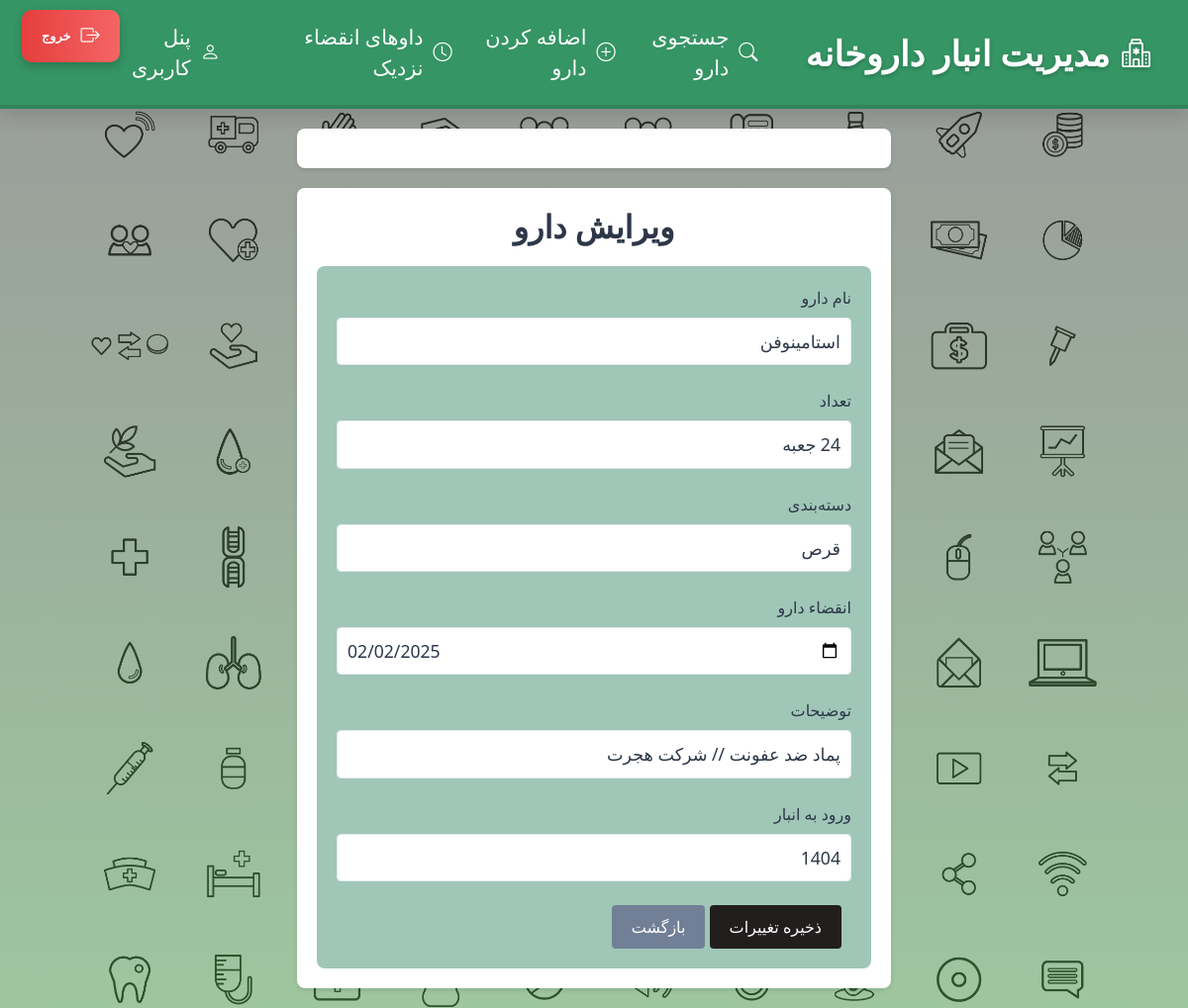
/edit-drug/36 (signed in), run on the app's committed database.
### index_module/models.py (models this page shows, shortened)
class Drugs(models.Model):
    name = models.CharField(max_length=200, verbose_name='نام دارو')
    category = models.CharField(max_length=200, verbose_name='دسته بندی دارو', null=True, blank=True)
    expiration_date = models.DateField(verbose_name='تاریخ انقضا دارو', null=True, blank=True)
    number = models.CharField(max_length=200 , verbose_name='تعداد دارو')
    description = models.CharField(max_length=400, verbose_name='توضیحات برای این دارو', null=True, blank=True)
    date_in_warehouse = models.CharField(max_length=200,verbose_name='تاریخ ورود دارو به انبار', null=True, blank=True)
    user = models.ForeignKey(settings.AUTH_USER_MODEL, on_delete=models.CASCADE, related_name='drugs', null=True)
    class Meta:
        verbose_name = 'داروها'
        verbose_name_plural = 'داروهای داروخانه'

### index_module/views.py (the view)
# urls.py: path('edit-drug/<int:pk>' , views.EditDrugView.as_view() , name = 'edit_drug'),
class EditDrugView(LoginRequiredMixin, UpdateView):
    model = Drugs
    form_class = DrugForm
    template_name = 'index_module/edit_drug.html'
    success_url = reverse_lazy('search_drug')
    def get_queryset(self):
        return Drugs.objects.filter(user=self.request.user)
    def get_context_data(self, **kwargs):
        context = super().get_context_data(**kwargs)
        return context

### index_module/templates/index_module/edit_drug.html (shortened to what this page needs)
{% extends 'shared/base.html' %}
{% load widget_tweaks %}
{% block content %}
<div class="container">
    <h2 class="form-title">ویرایش دارو</h2>
    <form method="POST" class="drug-form">
        <div class="form-group">
            <label for="{{ form.name.id_for_label }}">نام دارو</label>
            {{ form.name|add_class:"form-control form-control-lg floating-input"|attr:"placeholder=نام دارو" }}
        </div>
        <div class="form-group">
            <label for="{{ form.number.id_for_label }}">تعداد</label>
            {{ form.number|add_class:"form-control form-control-lg floating-input"|attr:"placeholder=تعداد" }}
        </div>
        <div class="form-group">
            <label for="{{ form.category.id_for_label }}">دسته‌بندی</label>
            {{ form.category|add_class:"form-control form-control-lg floating-input"|attr:"placeholder=دسته‌بندی" }}
        </div>
        <div class="form-group">
            <label for="{{ form.expiration_date.id_for_label }}">انقضاء دارو</label>
            {{ form.expiration_date|add_class:"form-control form-control-lg floating-input"|attr:"placeholder=تاریخ انقضا" }}
        </div>
        <div class="form-group">
            <label for="{{ form.description.id_for_label }}">توضیحات</label>
            {{ form.description|add_class:"form-control form-control-lg floating-input"|attr:"placeholder=توضیحات" }}
        </div>
        <div class="form-group">
            <label for="{{ form.date_in_warehouse.id_for_label }}">ورود به انبار</label>
            {{ form.date_in_warehouse|add_class:"form-control form-control-lg floating-input"|attr:"placeholder=تاریخ ورود به انبار" }}
        </div>
        <button type="submit" class="btn btn-primary">ذخیره تغییرات</button>
        <a href="{% url 'search_drug' %}" class="btn btn-secondary">بازگشت</a>
    </form>
</div>
{% endblock %}

### index_module/templates/index_module/edit_drug.html (style rules this page uses)
.container { max-width: 600px; margin: 20px auto; background-color: #ffffff; padding: 20px; border-radius: 8px; box-shadow: 0 2px 5px rgba(0, 0, 0, 0.1); }
.form-title { text-align: center; color: #2d3748; font-weight: bold; margin-bottom: 20px; }
.drug-form { padding: 20px; background-color: #a0c6b7; border-radius: 8px; }
.form-group { margin-bottom: 1.5rem; }
.form-group label { color: #2d3748; font-weight: 500; margin-bottom: 0.5rem; display: block; }
.form-control { background-color: #ffffff; color: #2d3748; border: 1px solid #e2e8f0; border-radius: 4px; padding: 10px; font-size: 1.1rem; }
.form-control::placeholder { color: #718096; opacity: 1; font-size: 1.1rem; }
.btn-primary { background-color: #221e1e; color: #ffffff; border: none; padding: 10px 20px; border-radius: 4px; cursor: pointer; font-size: 1rem; margin-right: 10px; }
.btn-secondary { background-color: #718096; color: #ffffff; border: none; padding: 10px 20px; border-radius: 4px; cursor: pointer; font-size: 1rem; }

### data on the page
Drugs: name "استامینوفن", number "24 جعبه", category "قرص", expiration_date "02/02/2025", description "پماد ضد عفونت // شرکت هجرت", date_in_warehouse "1404"
